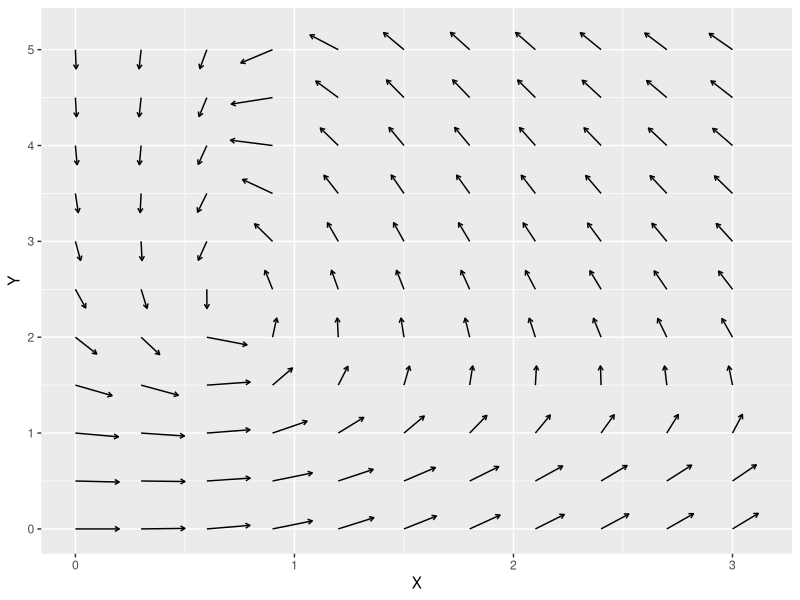
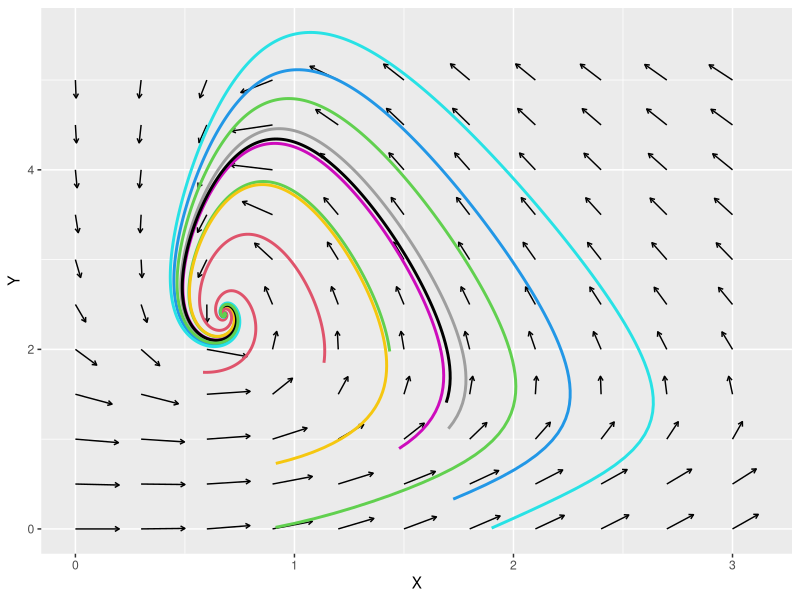
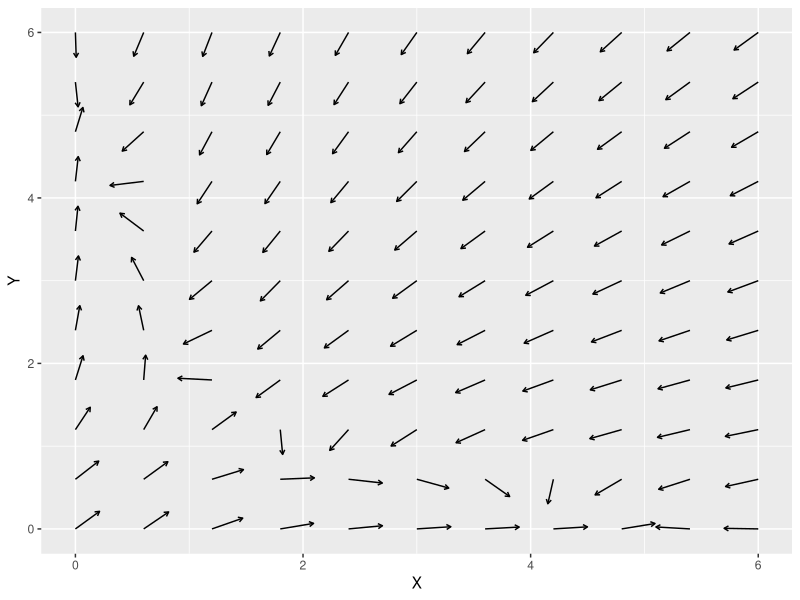
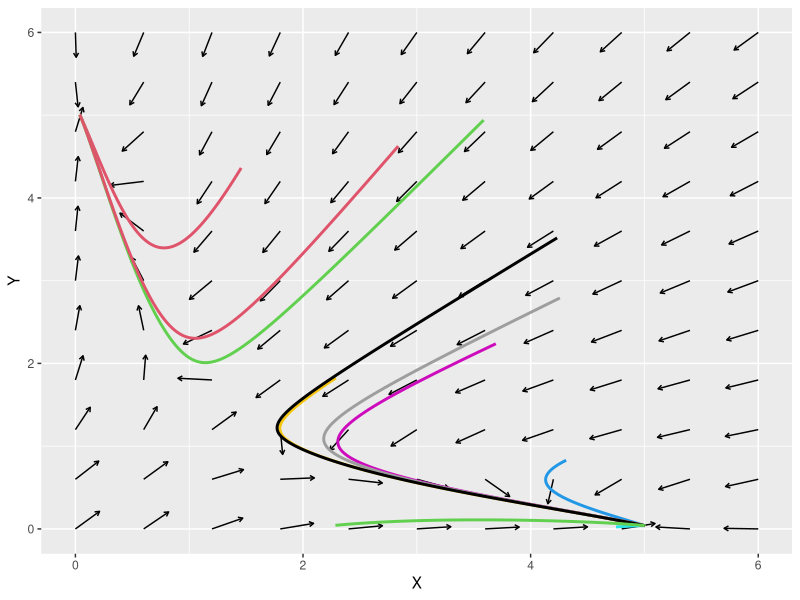
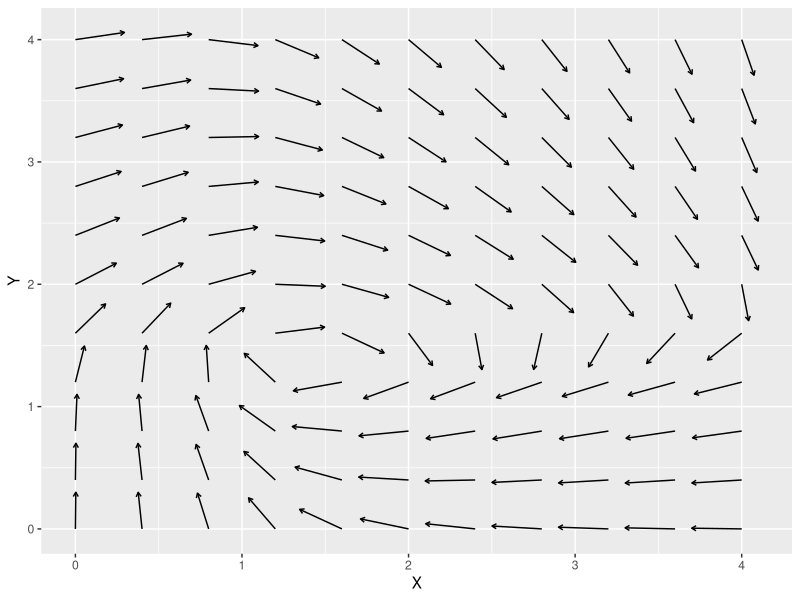
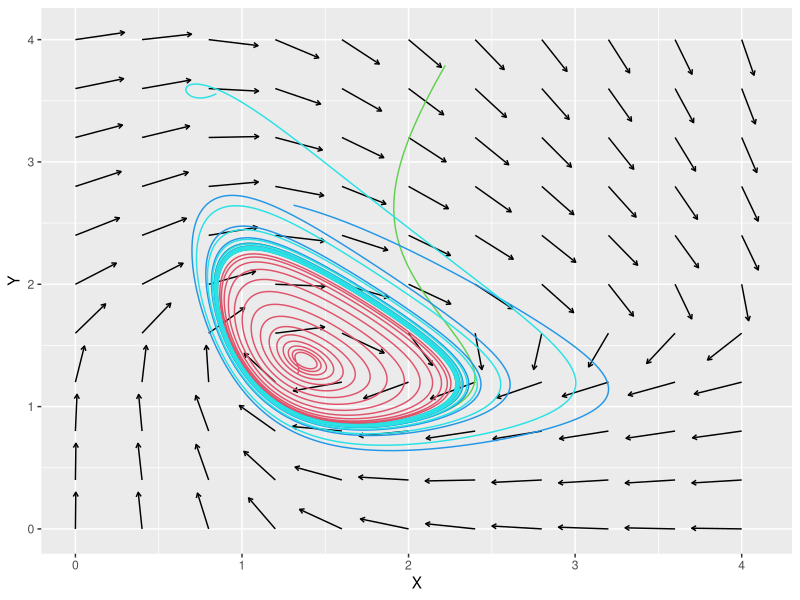
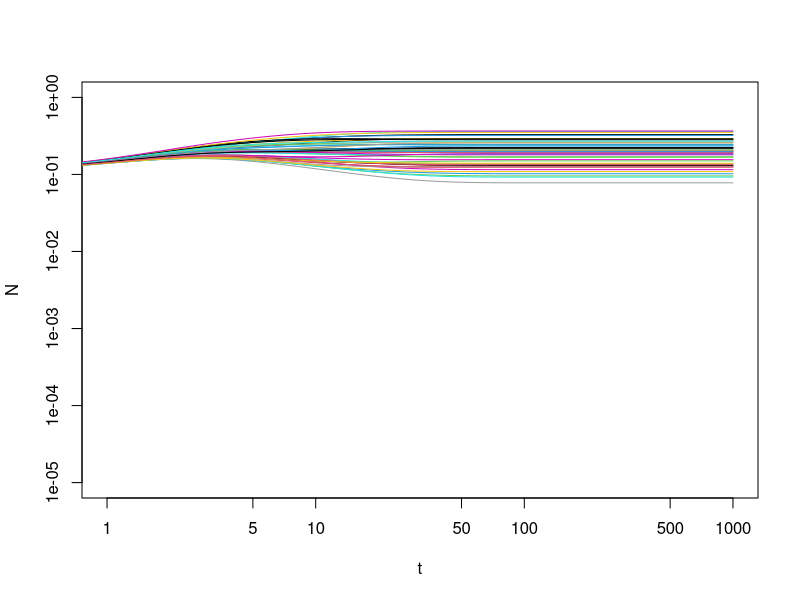
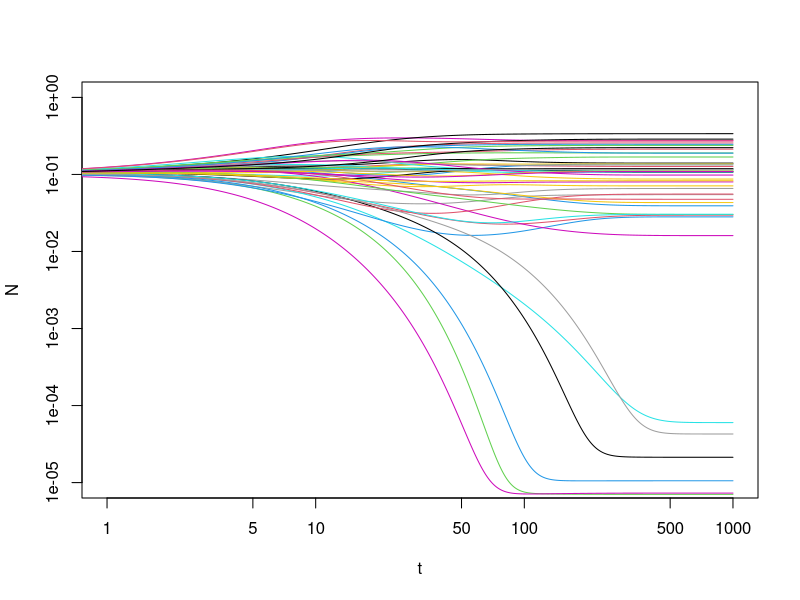

The R script that drew these images, in order:
## ---- chunk 1
knitr::opts_chunk$set(echo = TRUE)
## ---- chunk 2
# 4th order Runge-Kutta (RK4) for a generic multi-variable system
RK4_generic <- function(derivs, X0, t.total, dt, ...){
  # derivs: the function of the derivatives 
  # X0: initial condition, a vector of multiple variables
  # t.total: total simulation time, assuming t starts from 0 at the beginning
  # dt: time step size 
  t_all = seq(0, t.total, by=dt)
  n_all = length(t_all)
  nx = length(X0)
  X_all = matrix(0, nrow = n_all, ncol = nx)
  X_all[1,] =  X0
  for (i in 1:(n_all-1)) {
    t_0= t_all[i]
    t_0.5 = t_0 + 0.5*dt
    t_1 = t_0 + dt
    k1 = dt * derivs(t_0,X_all[i,],...)
    k2 = dt * derivs(t_0.5,X_all[i,] + k1/2,...)
    k3 = dt * derivs(t_0.5,X_all[i,] + k2/2,...)
    k4 = dt * derivs(t_1,X_all[i,] + k3,...)
    X_all[i+1,] = X_all[i,] + (k1+2*k2+2*k3+k4)/6
  }
  return(cbind(t_all, X_all))   # the output is a matrix of t & X(t) for all time steps
}
## ---- chunk 3
derivs_neg <- function(t, Xs, g, h) { 
  x = Xs[1]
  y = Xs[2]
  dxdt = g/(1+ y**3) - x
  dydt = h*x**3/(1+x**3) - y
  return(c(dxdt, dydt))
}
## ---- chunk 4
library(ggplot2)
g = 10; h = 10

X_all = seq(0, 3, by= 0.3)   # all X grids
Y_all = seq(0, 5, by= 0.5)   # all Y grids
XY_all = expand.grid(X_all, Y_all)   # all combinations of X and Y
results_unit = t(apply(XY_all, MARGIN=1, function(Xs) {
  v = derivs_neg(0, Xs, g = g, h = h )
  v_norm = v / sqrt(v[1]**2 + v[2]**2)
  return(c(Xs, v_norm))})) # generate all vector field data
colnames(results_unit) = c("X", "Y", "dX", "dY")

p1 = ggplot(data=as.data.frame(results_unit), aes(x=X, y=Y)) + 
  geom_segment(aes(xend=X+0.2*dX, yend=Y+0.2*dY), arrow = arrow(length = unit(0.05,"in")))
print(p1)
## ---- chunk 5
set.seed(77) 
X_init_all = array(runif(20, 0, 2), dim = c(10,2)) # generate 10 random initial conditions

t.total = 100
dt  = 0.01
for(i in seq_len(nrow(X_init_all))){
  results = RK4_generic(derivs = derivs_neg, X0 = X_init_all[i,], t.total = t.total, dt = dt,
                        g = g, h = h)
  colnames(results) = c("t", "X", "Y")
  p1 = p1 + geom_path(data = as.data.frame(results), aes(x=X, y=Y), colour = i+1, size=1) 
}
print(p1)
## ---- chunk 6
plot_phase_plane <- function(func, xrange, yrange, ngrids = 11, vscale = 1, 
                             rseed = 1, nsim = 5, xrange_init, yrange_init,
                            dt = 0.01, t.total = 100, linewidth = 1, ...)
{
  require(ggplot2)
  # func: derivative function
  # xrange: c(xmin, xmax) for the range of x-axis in the phase plane
  # yrange: c(ymin, ymax) for the range of y-axis in the phase plane
  # ngrids: number of grid points along x or y
  # vscale: scaling factor for vector field
  # rseed: seed of RNG
  # nsim: number of simulation trajectories
  # xrange_init: c(xmin, xmax) for the range of x of the initial conditions 
  # yrange_init: c(ymin, ymax) for the range of y of the initial conditions 
  # dt: time step size
  # t.total: total simulation time
  # linewidth: line width for trajectories
  
  # plot vector field in the phase plane
  dx = (xrange[2] - xrange[1])/(ngrids-1)
  dy = (yrange[2] - yrange[1])/(ngrids-1)
  X_all = seq(xrange[1], xrange[2], by= dx)   # all X grids
  Y_all = seq(yrange[1], yrange[2], by= dy)   # all Y grids
  XY_all = expand.grid(X_all, Y_all)   # all combinations of X and Y
  results_unit = t(apply(XY_all, MARGIN=1, function(Xs) {
    v = func(0, Xs, ...)
    v_norm = v / sqrt(v[1]**2 + v[2]**2)
    return(c(Xs, v_norm))})) # generate all vector field data
  colnames(results_unit) = c("X", "Y", "dX", "dY")
  
  p1 = ggplot(data=as.data.frame(results_unit), aes(x=X, y=Y)) + 
    geom_segment(aes(xend=X+vscale*dX, yend=Y+vscale*dY), 
                 arrow = arrow(length = unit(0.05,"in")))
  print(p1)
  
  # simulate nsim time trajectories and plot them in the phase plane. 
  set.seed(77) 
  xinit = runif(nsim, xrange_init[1], xrange_init[2])
  yinit = runif(nsim, yrange_init[1], yrange_init[2])
  X_init_all = cbind(xinit, yinit)
  
  for(i in seq_len(nrow(X_init_all))){
    results = RK4_generic(derivs = func, X0 = X_init_all[i,], t.total = t.total, dt = dt, ...)
    colnames(results) = c("t", "X", "Y")
    p1 = p1 + geom_path(data = as.data.frame(results), aes(x=X, y=Y), 
                        colour = i+1, size=linewidth) 
  }
  print(p1)
}
## ---- chunk 7
derivs_ts <- function(t, Xs, g, h) { 
  x = Xs[1]
  y = Xs[2]
  dxdt = g/(1 + y**3) - x
  dydt = h/(1 + x**3) - y
  return(c(dxdt, dydt))
}
## ---- chunk 8
plot_phase_plane(func = derivs_ts, xrange = c(0, 6), yrange = c(0, 6), ngrids = 11, 
                 vscale = 0.3, rseed = 77, nsim = 10, xrange_init = c(0, 5), 
                 yrange_init = c(0, 5), dt = 0.01, t.total = 100, linewidth = 1, g = 5, h = 5)
## ---- chunk 9
# Derivative function of the 3-variable repressilator system
derivs_rep <- function(t, Xs, g) { 
  x = Xs[1]
  y = Xs[2]
  z = Xs[3]
  dxdt = g[1]/(1+z**3) - x
  dydt = g[2]/(1+x**3) - y
  dzdt = g[3]/(1+y**3) - z
  return(c(dxdt, dydt, dzdt))
}
## ---- chunk 10
# Derivative function of X & Y == assuming that dZ/dt = 0
derivs_rep_xy <- function(t, Xs, g) { 
  x = Xs[1]
  y = Xs[2]
  z = g[3]/(1+y**3)
  
  dxdt = g[1]/(1+z**3) - x
  dydt = g[2]/(1+x**3) - y
  return(c(dxdt, dydt))
}
## ---- chunk 11
library(ggplot2)
g = c(5,5,5)

X_all = seq(0, 4, by= 0.4)   # all X grids
Y_all = seq(0, 4, by= 0.4)   # all Y grids
XY_all = expand.grid(X_all, Y_all)   # all combinations of X and Y
results_unit = t(apply(XY_all, MARGIN=1, function(Xs) {
  v = derivs_rep_xy(0, Xs, g = g)
  v_norm = v / sqrt(v[1]**2 + v[2]**2)
  return(c(Xs, v_norm))})) # generate all vector field data
colnames(results_unit) = c("X", "Y", "dX", "dY")

p1 = ggplot(data=as.data.frame(results_unit), aes(x=X, y=Y)) + 
  geom_segment(aes(xend=X+0.3*dX, yend=Y+0.3* dY), arrow = arrow(length = unit(0.05,"in")))
print(p1)
## ---- chunk 12
set.seed(71) 
X_init_all = array(runif(12, 0, 4), dim = c(4,3)) # generate 10 random initial conditions

t.total = 50
dt  = 0.01
for(i in seq_len(nrow(X_init_all))){
  results = RK4_generic(derivs = derivs_rep, X0 = X_init_all[i,], t.total = t.total, dt = dt,
                        g = g)
  colnames(results) = c("t", "X", "Y", "Z")
  p1 = p1 + geom_path(data = as.data.frame(results), aes(x=X, y=Y), colour = i+1, size=0.5) 
}
print(p1)
## ---- chunk 13
derivs_many <- function(t, Xs, A, D){
  inter =  A %*% Xs
  dxdt = Xs - Xs * inter + D
  return(dxdt)
}

sim <- function(func, S, a, D, t.total = 100){
  A = matrix(runif(S*S, 0, 2*a), nrow = S)
  for(i in seq_len(S)){
    A[i,i] = 1
  }
  
  X0 = rep(0.1, times = S)
  results = RK4_generic(derivs = derivs_many, X0 = X0, t.total = t.total, 
                        dt = 0.01, A = A, D = D)
  plot(NULL, xlab="t", ylab="N", xlim=c(1,t.total), ylim=c(10e-6,1), log = "xy") 
  for(i in seq_len(S)){
    lines(results[,1], results[,i+1], col = i)
  }
}
## ---- chunk 14
set.seed(3)
S = 50; D = 1e-6

sim(func = derivs_many, S = S, a = 0.08, D = D, t.total = 1000)
## ---- chunk 15
sim(func = derivs_many, S = S, a = 0.16, D = D, t.total = 1000)
## ---- chunk 16
sim(func = derivs_many, S = S, a = 0.64, D = D, t.total = 1000)
